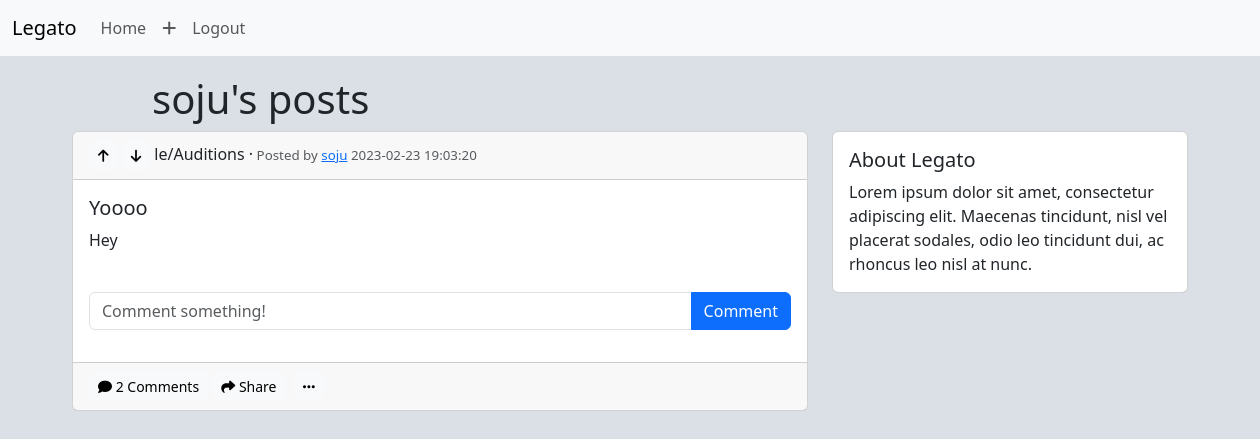
Page /posts/soju (signed in) on the earlier database version.
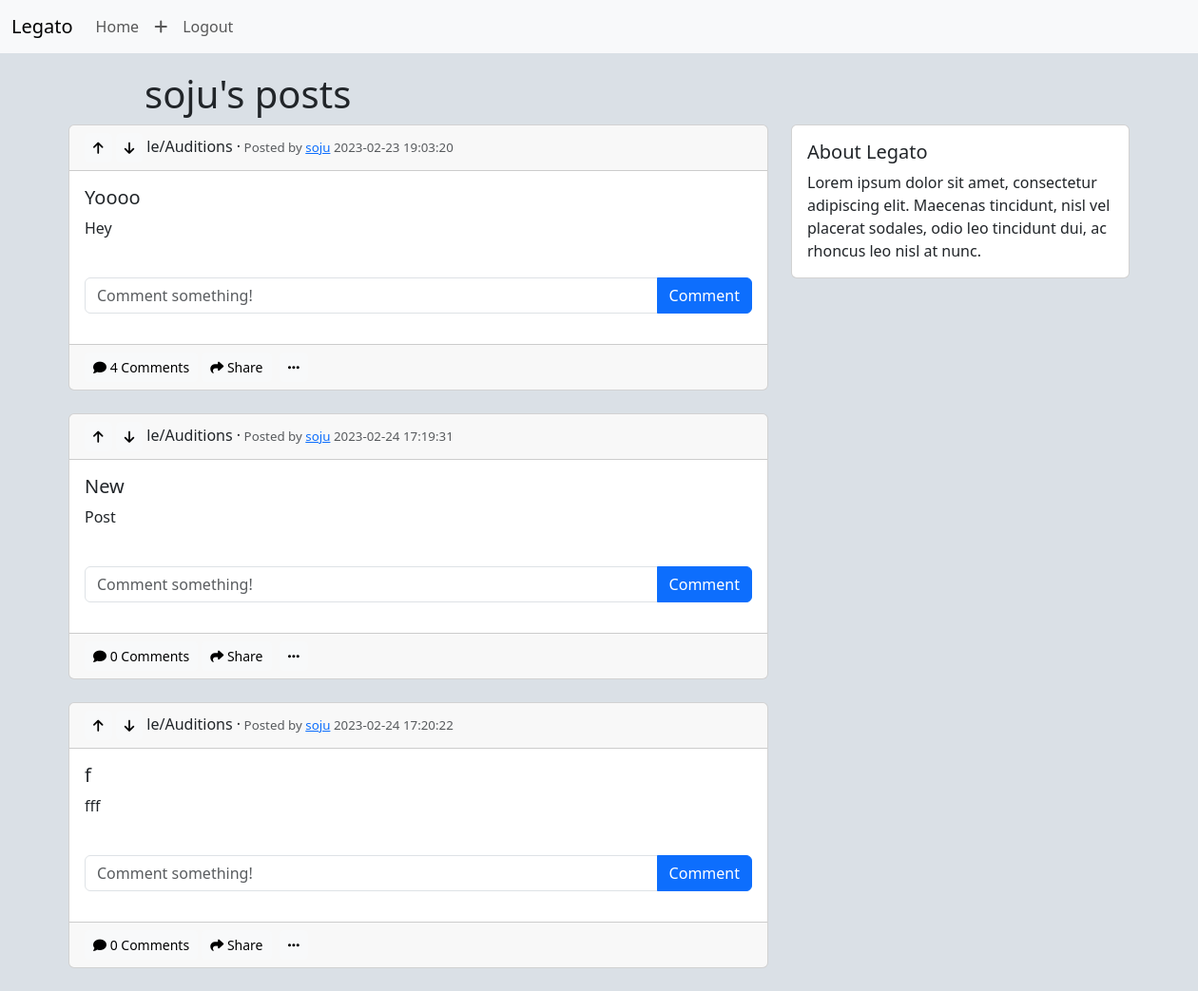
Same page on the later database version.
### legato/models.py (models this page shows)
class User(db.Model, UserMixin):
    id = db.Column(db.Integer, primary_key=True)
    email = db.Column(db.String(150), nullable=False, unique=True)
    username = db.Column(db.String(150), nullable=False, unique=True)
    password = db.Column(db.String(150), nullable=False)
    date_created = db.Column(db.DateTime(timezone=True), default=func.now())
    posts = db.relationship("Post", backref="user", passive_deletes=True)
    comments = db.relationship("Comment", backref="user", passive_deletes=True)

class Post(db.Model):
    id = db.Column(db.Integer, primary_key=True)
    title = db.Column(db.String(60), nullable=False)
    text = db.Column(db.Text, nullable=False)
    date_created = db.Column(db.DateTime(timezone=True), default=func.now())
    author = db.Column(db.Integer, db.ForeignKey(
        "user.id", ondelete="CASCADE"), nullable=False)
    comments = db.relationship("Comment", backref="post", passive_deletes=True)

### legato/views.py (the view)
@views.route("/posts/<username>")
@login_required
def posts(username):
    user = User.query.filter_by(username=username).first()
    if not user:
        flash("No user with that username exists", category="error")
        return redirect(url_for("views.index"))
    posts = user.posts
    return render_template("posts.html", user=current_user, posts=posts, username=username)

### legato/__init__.py (called while the page is built)
def create_app():
    app = Flask(__name__)
    app.config['SECRET_KEY'] = SECRET_KEY
    app.config["SQLALCHEMY_DATABASE_URI"] = f"sqlite:///{os.path.join(os.getcwd(), 'database.db')}"
    db.init_app(app)
    from .views import views
    from .auth import auth
    app.register_blueprint(views, url_prefix="/")
    app.register_blueprint(auth, url_prefix="/")
    login_manager = LoginManager()
    login_manager.login_view = "auth.login"
    login_manager.init_app(app)
    @login_manager.user_loader
    def load_user(id):
        return User.query.get(int(id))
    with app.app_context():
        from .models import User, Post, Comment
        db.create_all()
    return app

### legato/templates/posts.html (shortened to what this page needs)
{% extends "posts_div.html" %}
{% block header %}
{{username}}'s posts
{% endblock %}
{% block column %}
<div class="col-sm-4">
  <div class="card">
    <div class="card-body">
      <h5 class="card-title">About Legato</h5>
      <p class="card-text">
        Lorem ipsum dolor sit amet, consectetur adipiscing elit.
        Maecenas tincidunt, nisl vel placerat sodales, odio leo tincidunt dui, ac rhoncus leo nisl at nunc.
      </p>
    </div>
  </div>
</div>
{% endblock %}

### legato/templates/posts_div.html (shortened to what this page needs)
{% extends "layout.html" %}
{% block main %}
<div id="posts">
  <div class="container">
    <div class="row">
      <h1>{% block header %}Auditions{% endblock %}</h1>
      <div class="col-sm-8">
        {% for post in posts %}
        <div class="card">
          <div class="card-header">
            <strong>
              <button class="btn btn-light btn-sm">
                <i class="fas fa-arrow-up"></i>
              </button>
              <button class="btn btn-light btn-sm">
                <i class="fas fa-arrow-down"></i>
              </button>
            </strong>le/Auditions ·<span class="text-muted" style="font-size: 10pt;"> Posted by <a
                href="/posts/{{post.user.username}}">{{post.user.username}}</a>
              {{ post.date_created }}</span>
          </div>
          <div class="card-body">
            <h5 class="card-title">{{ post.title }}</h5>
            <p class="card-text">{{ post.text }}</p>
            <br />
            <form class="input-group mb-3" id="comment" method="POST" action="/create-comment/{{post.id}}">
              <input type="text" id="text" name="text" class="form-control" placeholder="Comment something!" />
              <button type="submit" class="btn btn-primary">Comment</button>
            </form>
          </div>
          <div class="card-footer text-muted">
            <a data-bs-toggle="collapse" href="#comments-{{post.id}}" class="btn btn-light btn-sm"><i
                class="fas fa-comment"></i>
              {{post.comments|length}} Comments</a>
            <a href="" class="btn btn-light btn-sm"><i class="fas fa-share"></i> Share</a>
            {% if user.id == post.author %}
            <a href="#" class="btn btn-light btn-sm" data-bs-toggle="dropdown" aria-expanded="false"
              id="dropdownToggle"><i class="fa-solid fa-ellipsis"></i></a>
            {% endif %}
          </div>
        </div>
        <br />
        {% endfor %}
      </div>
      {% block column %}{% endblock %}
    </div>
  </div>
</div>
{% endblock %}

### legato/templates/layout.html (shortened to what this page needs)
<!DOCTYPE html>
<html lang="en">
<head>
  <link href="https://cdn.jsdelivr.net/npm/bootstrap@5.3.0-alpha1/dist/css/bootstrap.min.css" rel="stylesheet"
 />
  <link href="/static/styles.css" rel="stylesheet">
</head>
<body>
  <nav class="navbar navbar-expand-lg bg-body-tertiary fixed-top">
    <div class="container-fluid">
      <a class="navbar-brand" href="/">Legato</a>
      <div class="collapse navbar-collapse" id="navbar">
        <ul class="navbar-nav me-auto mb-2 mb-lg-0">
          <li class="nav-item">
            <a class="nav-item nav-link" href="/index">Home</a>
          </li>
          {% if user.is_authenticated %}
          <li class="nav-item">
            <a class="nav-item nav-link" href="/create-post"><i class="fa-solid fa-plus"></i></a>
          </li>
          <li class="nav-item">
            <a class="nav-item nav-link" href="/logout">Logout</a>
          </li>
          {% endif %}
        </ul>
      </div>
    </div>
  </nav>
  <div>{% block main %}{% endblock %}</div>
</body>
</html>

### legato/static/styles.css (style rules this page uses)
body { background: #dae0e6 !important; margin-top: 75px !important; }
h1 { margin-left: 5rem; }

Differences in the rows shown:
computed for Post "Yoooo": comments|length "2" → "4"
added Post: user.username "soju", date_created "2023-02-24 17:19:31", title "New", text "Post", comments|length "0"
added Post: user.username "soju", date_created "2023-02-24 17:20:22", title "f", text "fff", comments|length "0"
